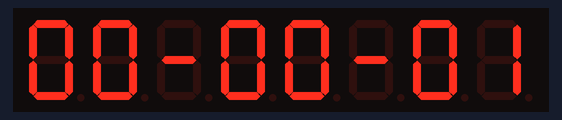
The sketch below on a simulated Arduino Uno, built with avr-gcc and run on an emulated ATmega328P. On the bench: 8-digit seven-segment display. Wiring (inferred from the names in the program): TM1638 display and keys: STB pin 7; clock pin 9; DIO pin 8.

Above: at 0.1 s.
At 5.1 s:
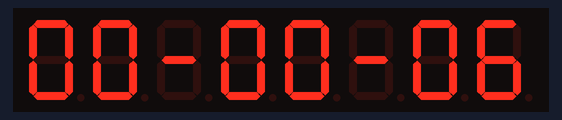
At 10.1 s:
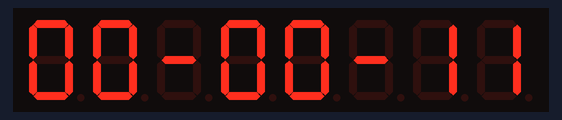
At 19.1 s:
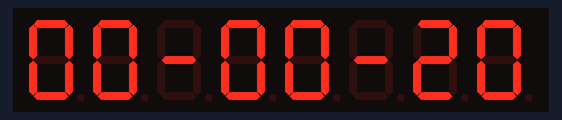
At 30.1 s:
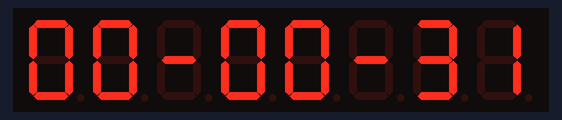
At 39.1 s:
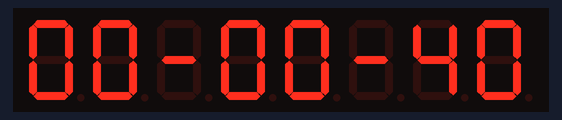

The sketch:

code_check2.ino
```cpp
const int strobe = 7;
const int clock = 9;
const int data = 8;

// Global variables for timekeeping
volatile uint8_t hours = 0;
volatile uint8_t minutes = 0;
volatile uint8_t seconds = 0;

// Function to send command to TM1638
void sendCommand(uint8_t value) {
  digitalWrite(strobe, LOW);
  shiftOut(data, clock, LSBFIRST, value);
  digitalWrite(strobe, HIGH);
}

// Function to reset TM1638
void reset() {
  sendCommand(0x40); // Set auto-increment mode
  digitalWrite(strobe, LOW);
  shiftOut(data, clock, LSBFIRST, 0xc0);   // Set starting address to 0
  for (uint8_t i = 0; i < 16; i++) {
    shiftOut(data, clock, LSBFIRST, 0x00); // Clear display
  }
  digitalWrite(strobe, HIGH);
}

// Function to display a digit on TM1638
void displayDigit(uint8_t digit, uint8_t position) {
  sendCommand(0x44); // Set single address mode
  digitalWrite(strobe, LOW);
  shiftOut(data, clock, LSBFIRST, 0xc0 + (position << 1));
  shiftOut(data, clock, LSBFIRST, digit);
  digitalWrite(strobe, HIGH);
}

// Function to display time on TM1638
void displayTime(uint8_t hours, uint8_t minutes, uint8_t seconds) {
  // Digit patterns for 7-segment display
  uint8_t digitPatterns[] = {
    0x3F, // 0
    0x06, // 1
    0x5B, // 2
    0x4F, // 3
    0x66, // 4
    0x6D, // 5
    0x7D, // 6
    0x07, // 7
    0x7F, // 8
    0x6F  // 9
  };

  // Extract each digit from hours, minutes, and seconds
  uint8_t h1 = digitPatterns[hours / 10];
  uint8_t h2 = digitPatterns[hours % 10];
  uint8_t m1 = digitPatterns[minutes / 10];
  uint8_t m2 = digitPatterns[minutes % 10];
  uint8_t s1 = digitPatterns[seconds / 10];
  uint8_t s2 = digitPatterns[seconds % 10];

  // Display hours, minutes, and seconds with '-' between them
  displayDigit(h1, 0);  // 1st digit of hours
  displayDigit(h2, 1);  // 2nd digit of hours
  displayDigit(0x40, 2);  // '-' between hours and minutes
  displayDigit(m1, 3);  // 1st digit of minutes
  displayDigit(m2, 4);  // 2nd digit of minutes
  displayDigit(0x40, 5);  // '-' between minutes and seconds
  displayDigit(s1, 6);  // 1st digit of seconds
  displayDigit(s2, 7);  // 2nd digit of seconds
}

void setup() {
  pinMode(strobe, OUTPUT);
  pinMode(clock, OUTPUT);
  pinMode(data, OUTPUT);

  sendCommand(0x8F);  // Activate and set brightness
  reset();

  // Configure Timer1
  noInterrupts();           // Disable all interrupts
  TCCR1A = 0;              // Clear Timer1 Control Register A
  TCCR1B = 0;              // Clear Timer1 Control Register B
  TCNT1  = 0;              // Initialize counter value to 0
  OCR1A = 15624;           // Set compare match register for 1Hz increments
  TCCR1B |= (1 << WGM12); // Configure Timer1 for CTC mode
  TCCR1B |= (1 << CS12) | (1 << CS10); // Set prescaler to 1024
  TIMSK1 |= (1 << OCIE1A); // Enable Timer1 compare interrupt
  interrupts();            // Enable all interrupts
}

ISR(TIMER1_COMPA_vect) {
  // Timer1 interrupt service routine
  seconds++;
  if (seconds >= 60) {
    seconds = 0;
    minutes++;
    if (minutes >= 60) {
      minutes = 0;
      hours++;
      if (hours >= 24) {
        hours = 0;
      }
    }
  }
  displayTime(hours, minutes, seconds);
}

void loop() {
  // Main loop does nothing, all the work is done in the ISR
}
```

Measured:
- what the display in image 1 shows lasts 1.0 s, from 5.0 s to 6.0 s
